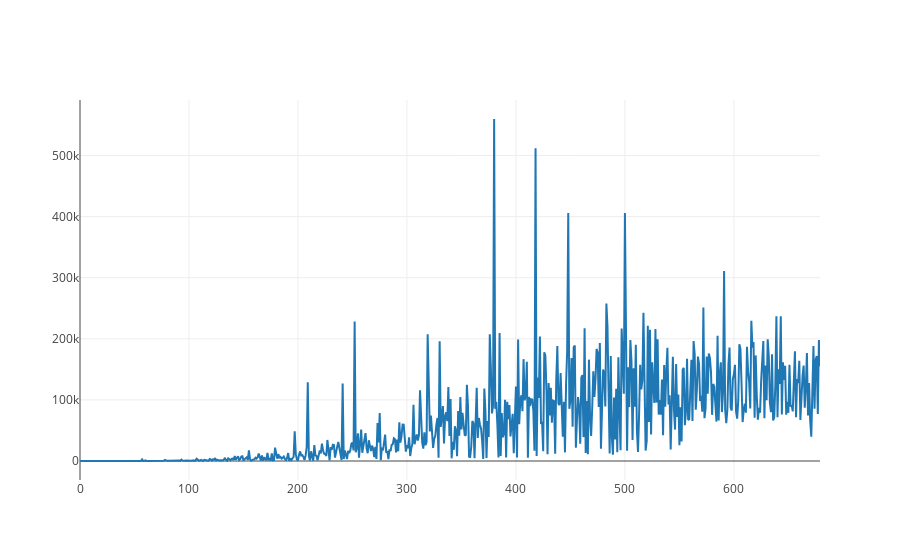

Here is the notebook cell this chart was saved with:
### Code cell
N = 680
x_axis = np.linspace(0, 680-1, 680)
com_res = np.zeros((N, 5), dtype=int)
com_res[:, :4] = res1
for i in range(N):
    for j in range(N):
        if np.all(res0[j, :3] == com_res[i, :3]):
            com_res[i, 4] = res0[j, 3]
print(com_res)
trace0 = go.Scatter(
    x=x_axis,
    y=com_res[:,-1]
)
iplot([trace0])

### Figure 1 — Plotly figure (JSON) as saved in the notebook; plotly's stock layout.template omitted (floating-point values rounded to 4 significant figures; data arrays with more than 128 entries replaced by an {"elided": "..."} marker saying what was removed)
{"data": [{"type": "scatter", "uid": "64a5ba76-31cc-4f03-b7af-7cb7e1018bbb", "x": {"elided": "680 int values"}, "y": {"elided": "680 int values"}}], "layout": {}}
